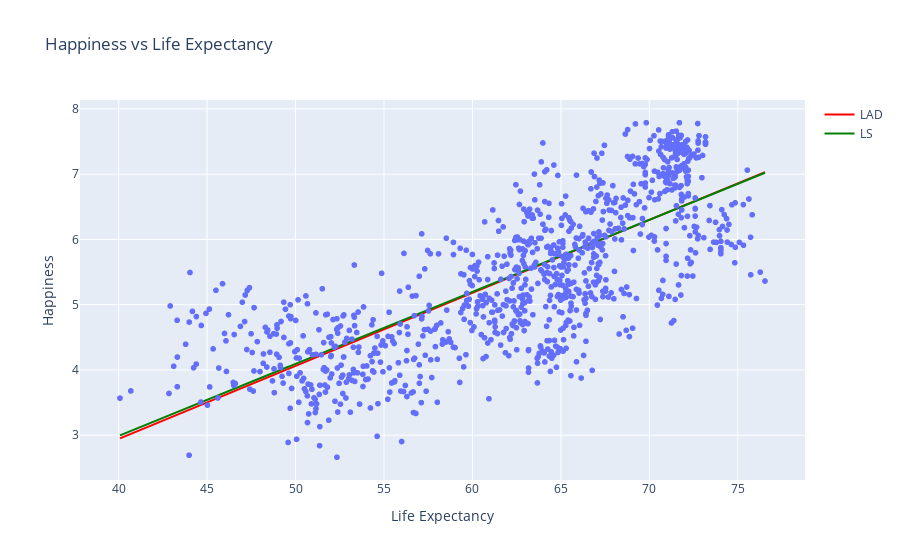

Notebook code for this chart:
### Code cell
# TODO: Add code here to
# 5. Create a scatterplot of happiness vs your predictor variable
#    with a line for each model
fig = px.scatter(happiness_clean, x = 'life_expectancy', y = 'happiness', labels = {'happiness': 'Happiness', 'life_expectancy': 'Life Expectancy'}, title = 'Happiness vs Life Expectancy')
fig.add_trace(
    go.Scatter(x=happiness_clean['life_expectancy'],
               y=LAD_fit.intercept_ + happiness_clean['life_expectancy'] * LAD_fit.coef_[0],
               mode='lines',
               name='LAD',
               line={'color': 'red'})
)
fig.add_trace(
    go.Scatter(x=happiness_clean['life_expectancy'],
               y=LS_fit.intercept_ + happiness_clean['life_expectancy'] * LS_fit.coef_[0],
               mode='lines',
               name='LS',
               line={'color': 'green'})
)

### Figure 1 — Plotly figure (JSON) as saved in the notebook; plotly's stock layout.template omitted (floating-point values rounded to 4 significant figures; data arrays with more than 128 entries replaced by an {"elided": "..."} marker saying what was removed)
{"data": [{"hovertemplate": "Life Expectancy=%{x}<br>Happiness=%{y}<extra></extra>", "legendgroup": "", "marker": {"color": "#636efa", "symbol": "circle"}, "mode": "markers", "name": "", "showlegend": false, "type": "scattergl", "x": {"elided": "1023 float values"}, "xaxis": "x", "y": {"elided": "1023 float values"}, "yaxis": "y"}, {"line": {"color": "red"}, "mode": "lines", "name": "LAD", "type": "scatter", "x": {"elided": "1023 float values"}, "y": {"elided": "1023 float values"}}, {"line": {"color": "green"}, "mode": "lines", "name": "LS", "type": "scatter", "x": {"elided": "1023 float values"}, "y": {"elided": "1023 float values"}}], "layout": {"autosize": true, "legend": {"tracegroupgap": 0}, "title": {"text": "Happiness vs Life Expectancy"}, "xaxis": {"anchor": "y", "autorange": true, "domain": [0, 1], "range": [37.73, 78.89], "title": {"text": "Life Expectancy"}, "type": "linear"}, "yaxis": {"anchor": "x", "autorange": true, "domain": [0, 1], "range": [2.239, 8.211], "title": {"text": "Happiness"}, "type": "linear"}}}
